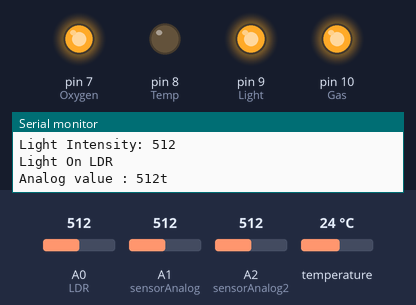
A sketch run on a simulated Arduino Uno, built with avr-gcc and run on an emulated ATmega328P. On the bench: output pins drawn as LEDs (lit = HIGH), the last lines printed to the serial monitor. The test bench sets the inputs (shaded band); at power-on: temperature 24 °C, A0 (LDR) = 512, A1 (sensorAnalog) = 512, A2 (sensorAnalog2) = 512.

Above: at 3.0 s.
3.1 s: temperature set to 27.6 °C
6.0 s: temperature set to 28.7 °C
At 8.0 s:
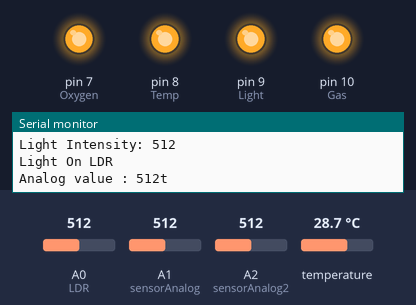
8.9 s: A0 (LDR) set to 307
15.3 s: A0 (LDR) set to 291
At 16.0 s:
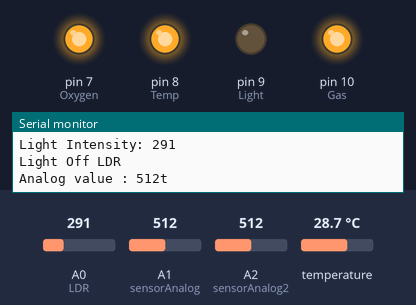
18.2 s: A1 (sensorAnalog) set to 216
22.9 s: A1 (sensorAnalog) set to 185
At 26.9 s:
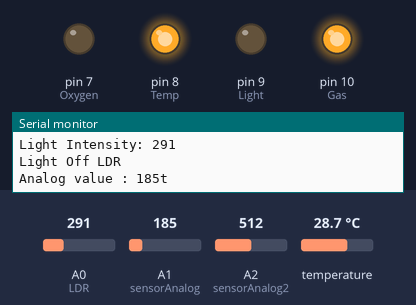
Timing chart, 0 to 28.4 s (numbered marks = the images above; inputs shaded):
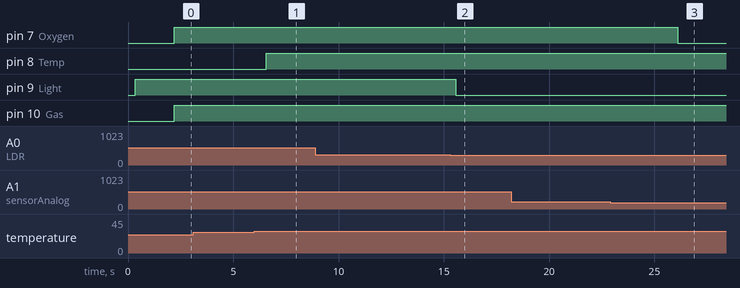

Measured:
- the behaviour switches between 28 and 28.1 °C on temperature (found by bisection; images 0 and 1)
- the behaviour switches between 301 and 300 on A0 (LDR) (found by bisection; images 1 and 2)
- the behaviour switches between 201 and 200 on A1 (sensorAnalog) (found by bisection; images 2 and 3)
- after the input at 6.0 s, pin 8 (Temp): LOW → HIGH after 0.56 s
- after the input at 15.3 s, pin 9 (Light): HIGH → LOW after 0.27 s
- after the input at 22.9 s, pin 7 (Oxygen): HIGH → LOW after 3.2 s

The sketch:

CombinedSystem.ino
```cpp
#include <SFE_BMP180.h>
#include <Wire.h>

SFE_BMP180 pressure;

#define ALTITUDE 1655.0 // Altitude of SparkFun's HQ in Boulder, CO. in meters
#define LDR A0          //  LDR is connected to analog pin A1
#define Oxygen 7           //  digital pin 13 for the Oxygen control
#define Gas 10           // digital pin 13 for the Gas control
#define Temp 8           // digital pin 13 for the Temprature control
#define Light 9           // digital pin 13 for the light control
#define sensorAnalog A1   // MQ3 connected to A1
#define sensorAnalog2 A2  // MQ2 connected to A2

void setup() {
  Serial.begin(9600);
  Serial.println("BMP180 and LDR Measurements");

  if (pressure.begin())
    Serial.println("BMP180 init success");
  else {
    Serial.println("BMP180 init fail\n\n");
    while (1); // Pause forever.
  }

  pinMode(Light, OUTPUT);
  pinMode(Temp, OUTPUT);
  pinMode(Oxygen, OUTPUT);
  pinMode(Gas, OUTPUT);
}

void loop() {
  char status;
  double Temperature;

  // Start a temperature measurement
  status = pressure.startTemperature();

  if (status != 0) {
    // Wait for the measurement to complete
    delay(status);

    // Retrieve the completed temperature measurement
    status = pressure.getTemperature(Temperature);

    if (status != 0) {
      // Print out the measurement
      Serial.print("Temperature: ");
      Serial.print(Temperature, 2);
      Serial.print(" deg C, ");
      Serial.print((9.0 / 5.0) * Temperature + 32.0, 2);
      Serial.println(" deg F");

      // Control the light based on temperature
      if (Temperature > 28) {
        digitalWrite(Temp, HIGH);
        Serial.println("Light On Temprature");
      } else {
        digitalWrite(Temp, LOW);
        Serial.println("Light Off Temprature");
      }
    } else {
      Serial.println("Error retrieving temperature measurement");
    }
  } else {
    Serial.println("Error starting temperature measurement");
  }
  delay(150);

  // Read light intensity from LDR
  int light = analogRead(LDR);
  Serial.println("Light Intensity: " + String(light));
  delay(150);

  // Control the light based on light intensity
  if (light > 300) {
    digitalWrite(Light, HIGH);
    Serial.println("Light On LDR");
  } else {
    digitalWrite(Light, LOW);
    Serial.println("Light Off LDR");
  }

  delay(150);

int analog = analogRead(sensorAnalog);
int analog2 = analogRead(sensorAnalog2);

  Serial.print("Analog value : ");
  Serial.print(analog);
  Serial.print("t");
  delay(1000);

  Serial.print("          Analog value2 : ");
  Serial.print(analog2);
  Serial.print("t");
  Serial.println("");

  delay(700);

 if ( analog>200){
    digitalWrite(Oxygen,HIGH);
    Serial.println("LightOnOxygen");

    }
 else{
      digitalWrite(Oxygen,LOW);
      Serial.println("LightOffOxygen");
      }

 if ( analog2 >250){
    digitalWrite(Gas,HIGH);
    Serial.println("LightOnGas");

    }
 else{
      digitalWrite(Gas,LOW);
      Serial.println("LightOffGas");
      }
}
```
